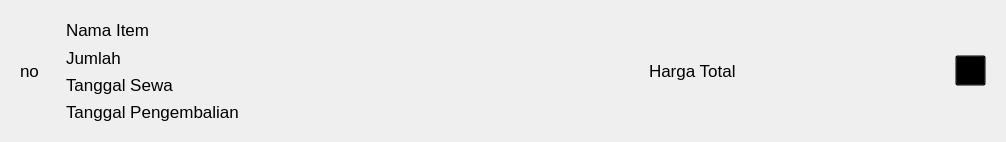
<?xml version="1.0" encoding="UTF-8"?>
<ui version="4.0">
 <class>Form</class>
 <widget class="QWidget" name="Form">
  <property name="geometry">
   <rect>
    <x>0</x>
    <y>0</y>
    <width>1006</width>
    <height>142</height>
   </rect>
  </property>
  <property name="minimumSize">
   <size>
    <width>400</width>
    <height>120</height>
   </size>
  </property>
  <property name="maximumSize">
   <size>
    <width>16777215</width>
    <height>142</height>
   </size>
  </property>
  <property name="windowTitle">
   <string>Form</string>
  </property>
  <layout class="QVBoxLayout" name="verticalLayout">
   <item>
    <widget class="QWidget" name="widget_3" native="true">
     <property name="minimumSize">
      <size>
       <width>400</width>
       <height>120</height>
      </size>
     </property>
     <property name="maximumSize">
      <size>
       <width>16777215</width>
       <height>120</height>
      </size>
     </property>
     <property name="styleSheet">
      <string notr="true">position: absolute;
width: 236px;
height: 24px;
left: 144px;
top: 228px;

font-family: 'Sansita';
font-style: normal;
font-weight: 400;
font-size: 17px;
line-height: 24px;
/* identical to box height */

color: #000000;</string>
     </property>
     <layout class="QHBoxLayout" name="horizontalLayout">
      <item>
       <widget class="QLabel" name="noItem">
        <property name="minimumSize">
         <size>
          <width>40</width>
          <height>0</height>
         </size>
        </property>
        <property name="maximumSize">
         <size>
          <width>40</width>
          <height>16777215</height>
         </size>
        </property>
        <property name="styleSheet">
         <string notr="true"/>
        </property>
        <property name="text">
         <string>no</string>
        </property>
       </widget>
      </item>
      <item>
       <layout class="QVBoxLayout" name="verticalLayout_5">
        <property name="spacing">
         <number>7</number>
        </property>
        <property name="rightMargin">
         <number>0</number>
        </property>
        <item>
         <widget class="QLabel" name="namaItem">
          <property name="text">
           <string>Nama Item</string>
          </property>
         </widget>
        </item>
        <item>
         <widget class="QLabel" name="jumlah">
          <property name="text">
           <string>Jumlah</string>
          </property>
         </widget>
        </item>
        <item>
         <widget class="QLabel" name="tanggalSewa">
          <property name="text">
           <string>Tanggal Sewa</string>
          </property>
         </widget>
        </item>
        <item>
         <widget class="QLabel" name="tanggalKembali">
          <property name="text">
           <string>Tanggal Pengembalian</string>
          </property>
         </widget>
        </item>
       </layout>
      </item>
      <item>
       <widget class="QLabel" name="hargaTotal">
        <property name="minimumSize">
         <size>
          <width>300</width>
          <height>0</height>
         </size>
        </property>
        <property name="maximumSize">
         <size>
          <width>300</width>
          <height>16777215</height>
         </size>
        </property>
        <property name="layoutDirection">
         <enum>Qt::LeftToRight</enum>
        </property>
        <property name="text">
         <string>Harga Total</string>
        </property>
        <property name="alignment">
         <set>Qt::AlignLeading|Qt::AlignLeft|Qt::AlignVCenter</set>
        </property>
       </widget>
      </item>
      <item>
       <widget class="QPushButton" name="trash">
        <property name="minimumSize">
         <size>
          <width>31</width>
          <height>31</height>
         </size>
        </property>
        <property name="maximumSize">
         <size>
          <width>31</width>
          <height>31</height>
         </size>
        </property>
        <property name="styleSheet">
         <string notr="true">background:transparent;</string>
        </property>
        <property name="text">
         <string/>
        </property>
        <property name="icon">
         <iconset>
          <normaloff>../../img/Delete.png</normaloff>../../img/Delete.png</iconset>
        </property>
        <property name="iconSize">
         <size>
          <width>31</width>
          <height>31</height>
         </size>
        </property>
       </widget>
      </item>
     </layout>
    </widget>
   </item>
  </layout>
 </widget>
 <resources/>
 <connections/>
</ui>
